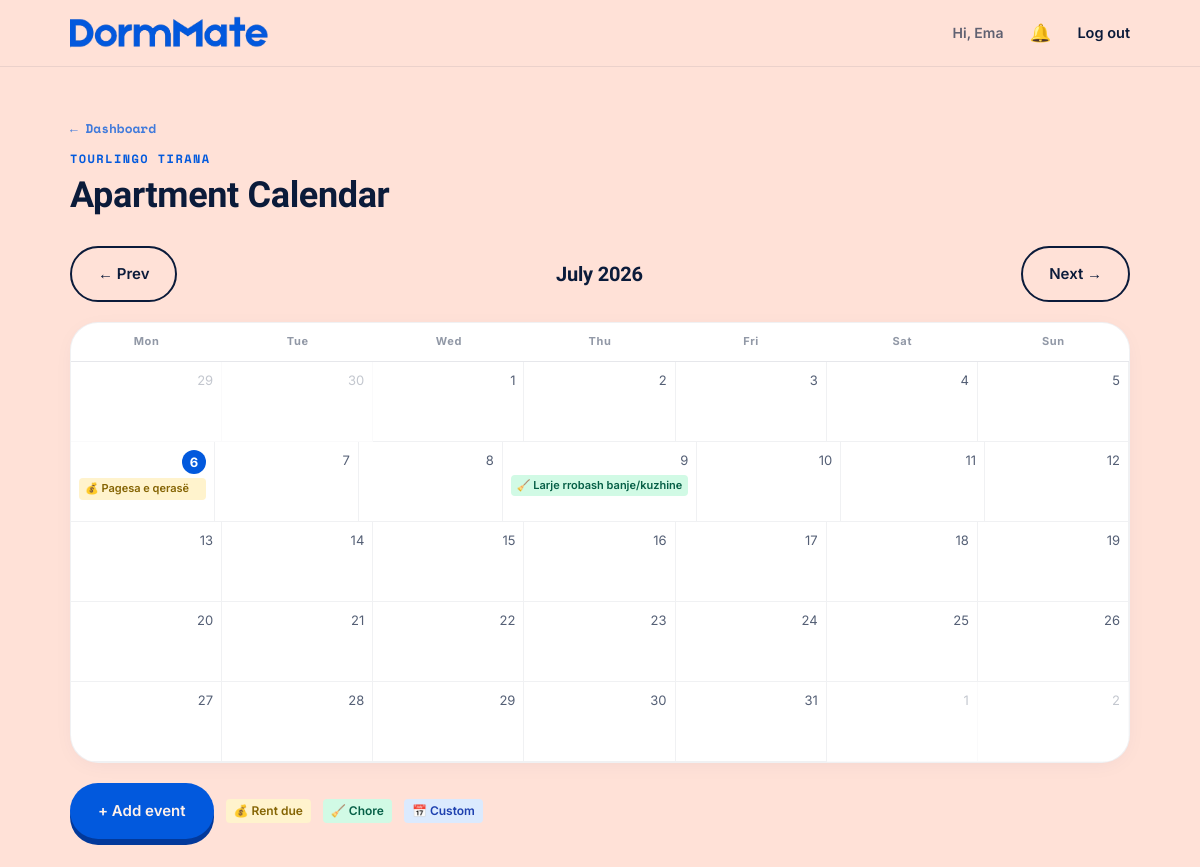
Screenshot of /household/3/calendar (signed in) with the database file from the repository.
### models/user.py (models this page shows, shortened)
class User(db.Model):
    __tablename__ = "users"
    id = db.Column(db.Integer, primary_key=True)
    name = db.Column(db.String(80), nullable=False)
    email = db.Column(db.String(120), unique=True, nullable=False, index=True)
    password_hash = db.Column(db.String(255), nullable=False)
    avatar_url = db.Column(db.String(255), nullable=True)
    room_number = db.Column(db.String(20), nullable=True)
    created_at = db.Column(db.DateTime, default=datetime.utcnow)
    memberships = db.relationship(
        "Membership", back_populates="user", cascade="all, delete-orphan"
    )

### models/household.py (models this page shows, shortened)
class Household(db.Model):
    __tablename__ = "households"
    id = db.Column(db.Integer, primary_key=True)
    name = db.Column(db.String(120), nullable=False)
    invite_code = db.Column(db.String(12), unique=True, nullable=False, index=True)
    created_at = db.Column(db.DateTime, default=datetime.utcnow)
    memberships = db.relationship(
        "Membership", back_populates="household", cascade="all, delete-orphan"
    )

### models/event.py (models this page shows, shortened)
class Event(db.Model):
    __tablename__ = "events"
    id = db.Column(db.Integer, primary_key=True)
    household_id = db.Column(db.Integer, db.ForeignKey("households.id"), nullable=False, index=True)
    title = db.Column(db.String(120), nullable=False)
    date = db.Column(db.Date, nullable=False)
    type = db.Column(db.String(20), nullable=False, default="custom")  # rent_due | chore | custom
    created_by_id = db.Column(db.Integer, db.ForeignKey("users.id"), nullable=True)
    created_at = db.Column(db.DateTime, default=datetime.utcnow)
    TYPES = [
        ("rent_due", "Rent Due"),
        ("chore", "Chore"),
        ("custom", "Custom"),
    ]
    household = db.relationship("Household", backref=db.backref("events", lazy="dynamic"))
    created_by = db.relationship("User", backref=db.backref("created_events", lazy="dynamic"))

### models/chore.py (models this page shows, shortened)
class Chore(db.Model):
    __tablename__ = "chores"
    id = db.Column(db.Integer, primary_key=True)
    household_id = db.Column(db.Integer, db.ForeignKey("households.id"), nullable=False, index=True)
    created_by = db.Column(db.Integer, db.ForeignKey("users.id"), nullable=False)
    title = db.Column(db.String(120), nullable=False)
    description = db.Column(db.String(400), nullable=True)
    frequency = db.Column(db.String(20), nullable=False, default="weekly")
    custom_interval_days = db.Column(db.Integer, nullable=True)  # used when frequency == "custom"
    rotation_mode = db.Column(db.Boolean, default=False, nullable=False)  # False = fixed, True = rotate
    assigned_to = db.Column(db.Integer, db.ForeignKey("users.id"), nullable=True)  # fixed assignee
    rotation_index = db.Column(db.Integer, default=0, nullable=False)  # current position in rotation
    last_completed_at = db.Column(db.DateTime, nullable=True)
    is_active = db.Column(db.Boolean, default=True, nullable=False)
    created_at = db.Column(db.DateTime, default=datetime.utcnow)
    household = db.relationship("Household", backref=db.backref("chores", lazy="dynamic"))
    creator = db.relationship("User", foreign_keys=[created_by], backref=db.backref("created_chores", lazy="dynamic"))
    assignee = db.relationship("User", foreign_keys=[assigned_to], backref=db.backref("assigned_chores", lazy="dynamic"))
    completions = db.relationship("ChoreCompletion", back_populates="chore", cascade="all, delete-orphan",
                                   order_by="ChoreCompletion.completed_at.desc()")
    FREQUENCIES = [
        ("daily", "Daily"),
        ("weekly", "Weekly"),
        ("biweekly", "Every 2 weeks"),
        ("monthly", "Monthly"),
        ("custom", "Custom interval"),
    ]
    @property
    def interval_days(self):
        if self.frequency == "custom":
            return self.custom_interval_days or 7
        return FREQUENCY_DAYS.get(self.frequency, 7)
    @property
    def next_due_date(self):
        base = self.last_completed_at.date() if self.last_completed_at else self.created_at.date()
        return base + timedelta(days=self.interval_days)

### routes/calendar.py (the view)
@calendar_bp.route("/household/<int:household_id>/calendar")
@login_required
def view(household_id):
    membership = Membership.query.filter_by(
        user_id=g.user.id, household_id=household_id
    ).first()
    if not membership:
        flash("You're not a member of that household.", "error")
        return redirect(url_for("household.choose"))
    household = membership.household
    today = date.today()
    year = request.args.get("year", today.year, type=int)
    month = request.args.get("month", today.month, type=int)
    if month < 1: month, year = 12, year - 1
    if month > 12: month, year = 1, year + 1
    cal = calendar.Calendar(firstweekday=0)
    weeks = cal.monthdatescalendar(year, month)
    first_day = date(year, month, 1)
    last_day = date(year, month, calendar.monthrange(year, month)[1])
    custom_events = (
        Event.query
        .filter_by(household_id=household_id)
        .filter(Event.date.between(first_day, last_day))
        .all()
    )
    active_chores = (
        Chore.query
        .filter_by(household_id=household_id, is_active=True)
        .all()
    )
    chore_events = []
    for chore in active_chores:
        due = chore.next_due_date
        if first_day <= due <= last_day:
            chore_events.append({
                "date": due,
                "title": chore.title,
                "type": "chore",
                "id": chore.id,
            })
    events_by_date: dict[date, list] = {}
    for ev in custom_events:
        events_by_date.setdefault(ev.date, []).append({
            "title": ev.title,
            "type": ev.type,
            "id": ev.id,
            "obj": ev,
        })
    for ce in chore_events:
        events_by_date.setdefault(ce["date"], []).append(ce)
    prev_month = month - 1 or 12
    prev_year = year - 1 if month == 1 else year
    next_month = month % 12 + 1
    next_year = year + 1 if month == 12 else year
    return render_template(
        "calendar/view.html",
        household=household,
        membership=membership,
        weeks=weeks,
        year=year,
        month=month,
        month_name=date(year, month, 1).strftime("%B %Y"),
        today=today,
        events_by_date=events_by_date,
        prev_month=prev_month,
        prev_year=prev_year,
        next_month=next_month,
        next_year=next_year,
    )

### utils.py (called while the page is built)
def login_required(view):
    @wraps(view)
    def wrapped_view(*args, **kwargs):
        if g.get("user") is None:
            flash("Log in to continue.", "error")
            return redirect(url_for("auth.login"))
        return view(*args, **kwargs)
    return wrapped_view

### templates/calendar/view.html (shortened to what this page needs)
{% extends "layout.html" %}
{% block content %}
<div class="page-shell">
  <div class="page-head reveal is-visible">
    <a href="{{ url_for('household.dashboard', household_id=household.id) }}" class="notif-back-link">← Dashboard</a>
    <p class="eyebrow">{{ household.name }}</p>
    <h1>Apartment Calendar</h1>
  </div>
  <div style="display:flex;align-items:center;justify-content:space-between;margin-bottom:20px;" class="reveal is-visible">
    <a href="{{ url_for('calendar.view', household_id=household.id, year=prev_year, month=prev_month) }}"
       class="btn btn--ghost">← Prev</a>
    <h2 style="margin:0;font-size:20px;">{{ month_name }}</h2>
    <a href="{{ url_for('calendar.view', household_id=household.id, year=next_year, month=next_month) }}"
       class="btn btn--ghost">Next →</a>
  </div>
  <div class="card reveal is-visible" style="padding:0;overflow:hidden;">
    <div style="display:grid;grid-template-columns:repeat(7,1fr);border-bottom:1px solid rgba(11,27,58,0.1);">
      {% for day in ["Mon","Tue","Wed","Thu","Fri","Sat","Sun"] %}
      <div style="padding:10px 8px;text-align:center;font-size:11px;font-weight:700;color:rgba(11,27,58,0.45);letter-spacing:.06em;">{{ day }}</div>
      {% endfor %}
    </div>
    {% for week in weeks %}
    <div style="display:grid;grid-template-columns:repeat(7,1fr);">
      {% for day in week %}
      {% set is_today = (day == today) %}
      {% set is_this_month = (day.month == month) %}
      {% set day_events = events_by_date.get(day, []) %}
      <div style="min-height:80px;padding:8px;border-right:1px solid rgba(11,27,58,0.06);border-bottom:1px solid rgba(11,27,58,0.06);{% if not is_this_month %}opacity:0.35;{% endif %}">
        <div style="display:flex;justify-content:flex-end;margin-bottom:4px;">
          <span style="{% if is_today %}background:var(--blue);color:#fff;border-radius:50%;width:24px;height:24px;display:inline-flex;align-items:center;justify-content:center;font-weight:700;{% else %}color:rgba(11,27,58,0.7);{% endif %}font-size:13px;">
            {{ day.day }}
          </span>
        </div>
        {% for ev in day_events %}
        <div style="
          font-size:11px;font-weight:600;border-radius:4px;padding:2px 6px;margin-bottom:3px;white-space:nowrap;overflow:hidden;text-overflow:ellipsis;
          {% if ev.type == 'rent_due' %}background:#FFF3CD;color:#856404;
          {% elif ev.type == 'chore' %}background:#D1FAE5;color:#065F46;
          {% else %}background:#DBEAFE;color:#1E40AF;{% endif %}
        ">
          {% if ev.type == 'rent_due' %}💰{% elif ev.type == 'chore' %}🧹{% else %}📅{% endif %}
          {{ ev.title }}
        </div>
        {% endfor %}
      </div>
      {% endfor %}
    </div>
    {% endfor %}
  </div>
  <div style="margin-top:20px;display:flex;gap:12px;align-items:center;flex-wrap:wrap;" class="reveal is-visible">
    <a href="{{ url_for('calendar.new_event', household_id=household.id) }}" class="btn btn--primary">+ Add event</a>
    <span style="font-size:12px;display:flex;gap:12px;align-items:center;">
      <span style="background:#FFF3CD;color:#856404;border-radius:4px;padding:2px 8px;font-weight:600;">💰 Rent due</span>
      <span style="background:#D1FAE5;color:#065F46;border-radius:4px;padding:2px 8px;font-weight:600;">🧹 Chore</span>
      <span style="background:#DBEAFE;color:#1E40AF;border-radius:4px;padding:2px 8px;font-weight:600;">📅 Custom</span>
    </span>
  </div>
</div>
{% endblock %}

### templates/layout.html (shortened to what this page needs)
<!DOCTYPE html>
<html lang="en">
<head>
  <link rel="stylesheet" href="{{ url_for('static', filename='css/style.css') }}">
</head>
<body class="app-body">
  <header class="nav">
    <div class="nav__inner">
      <a href="{{ url_for('index') }}" class="nav__brand">
        <img src="{{ url_for('static', filename='images/logo.png') }}" alt="DormMate logo" class="nav__logo">
      </a>
      <nav class="nav__links">
        {% if current_user %}
          <span class="nav__user">Hi, {{ current_user.name }}</span>
          <a href="{{ url_for('notifications.feed') }}" class="nav__notif-btn" title="Notifications">
            🔔
          </a>
          <a href="{{ url_for('auth.logout') }}">Log out</a>
        {% else %}
          <a href="{{ url_for('auth.login') }}">Log in</a>
          <a href="{{ url_for('auth.signup') }}" class="btn btn--primary nav__cta">Get started</a>
        {% endif %}
      </nav>
    </div>
  </header>
  <main class="app-main">
    {% block content %}{% endblock %}
  </main>
</body>
</html>

### static/css/style.css (style rules this page uses)
:root { --cream: #FFE1D7; --cream-soft: #FFF1EA; --sky: #84AFFB; --sky-soft: #C7DBFE; --blue: #0259DD; --ink: #0B1B3A; --coral: #FF6648; --white: #FFFFFF; --font-display: "Bricolage Grotesque", "Inter", sans-serif; --font-body: "Inter", sans-serif; --font-mono: "Space Mono", monospace; --max-width: 1180px; --radius-sm: 10px; --radius-md: 18px; --radius-lg: 28px; --gutter: clamp(20px, 5vw, 64px); --ease: cubic-bezier(0.22, 1, 0.36, 1); }
* { box-sizing: border-box; }
html { scroll-behavior: smooth; }
body { margin: 0; background: var(--cream); color: var(--ink); font-family: var(--font-body); font-size: 16px; line-height: 1.6; -webkit-font-smoothing: antialiased; }
img { max-width: 100%; display: block; }
a { color: inherit; text-decoration: none; }
h1, h2, h3 { font-family: var(--font-display); font-weight: 700; line-height: 1.05; margin: 0; letter-spacing: -0.01em; }
p { margin: 0; }
.eyebrow { font-family: var(--font-mono); font-size: 12px; font-weight: 700; letter-spacing: 0.12em; text-transform: uppercase; color: var(--blue); margin: 0 0 14px; }
.reveal { opacity: 0; transform: translateY(28px); transition: opacity 0.7s var(--ease), transform 0.7s var(--ease); }
.reveal.is-visible { opacity: 1; transform: translateY(0); }
.btn { display: inline-flex; align-items: center; justify-content: center; gap: 8px; padding: 14px 26px; border-radius: 999px; font-family: var(--font-body); font-weight: 600; font-size: 15px; border: 2px solid transparent; cursor: pointer; transition: transform 0.25s var(--ease), background 0.25s var(--ease), box-shadow 0.25s var(--ease); white-space: nowrap; }
.btn--primary { background: var(--blue); color: var(--cream-soft); box-shadow: 0 6px 0 0 #02399b; }
.btn--ghost { background: transparent; border-color: var(--ink); color: var(--ink); }
.nav { position: sticky; top: 0; z-index: 50; background: rgba(255, 225, 215, 0.85); backdrop-filter: blur(10px); border-bottom: 1px solid rgba(11,27,58,0.08); }
.nav__inner { max-width: var(--max-width); margin: 0 auto; padding: 16px var(--gutter); display: flex; align-items: center; gap: 28px; }
.nav__brand { display: flex; align-items: center; gap: 10px; margin-right: auto; }
.nav__logo { height: 34px; width: auto; max-width: 200px; flex-shrink: 0; }
.nav__links { display: flex; align-items: center; gap: 26px; font-weight: 600; font-size: 14.5px; }
.nav__links a { position: relative; padding: 4px 0; }
.nav__links a::after { content: ""; position: absolute; left: 0; right: 0; bottom: -2px; height: 2px; background: var(--coral); transform: scaleX(0); transform-origin: left; transition: transform 0.25s var(--ease); }
.app-main { min-height: calc(100vh - 70px); display: flex; flex-direction: column; }
.nav__user { font-size: 14px; color: rgba(11,27,58,0.65); }
.page-shell { max-width: var(--max-width); margin: 0 auto; padding: 48px var(--gutter) 90px; width: 100%; }
.page-head { margin-bottom: 32px; }
.page-head .eyebrow { margin-bottom: 8px; }
.page-head h1 { font-size: clamp(26px, 4vw, 36px); margin-bottom: 16px; }
.card { background: var(--white); border-radius: var(--radius-lg); padding: 30px 32px; border: 1px solid rgba(11,27,58,0.06); margin-bottom: 20px; box-shadow: 0 4px 24px -8px rgba(2,38,110,0.08); }
.nav__notif-btn { position: relative; display: inline-flex; align-items: center; font-size: 1.1rem; line-height: 1; padding: 4px 6px; border-radius: var(--radius-sm); transition: background 0.15s; }
.notif-back-link { display: inline-block; font-family: var(--font-mono); font-size: .8rem; font-weight: 700; color: var(--blue); margin-bottom: 10px; opacity: 0.75; transition: opacity 0.15s; }

### rows the page displays
User: name "Ema"
Household: name "TOURLINGO TIRANA"
Event: title "Pagesa e qerasë"
Chore: title "Larje rrobash banje/kuzhine"

### other values shown
{{ month_name }} "July 2026"
{{ day }} "Mon" "Tue" "Wed" "Thu" "Fri" "Sat" "Sun"
{{ day.day }} "29" "30" "1" "2" "3" "4" "5" "6" "7" "8" "9" "10" "11" "12" "13" "14" "15" "16" "17" "18" "19" "20" "21" "22" "23" "24" "25" "26" "27" "28" "29" "30" "31" "1" "2"
